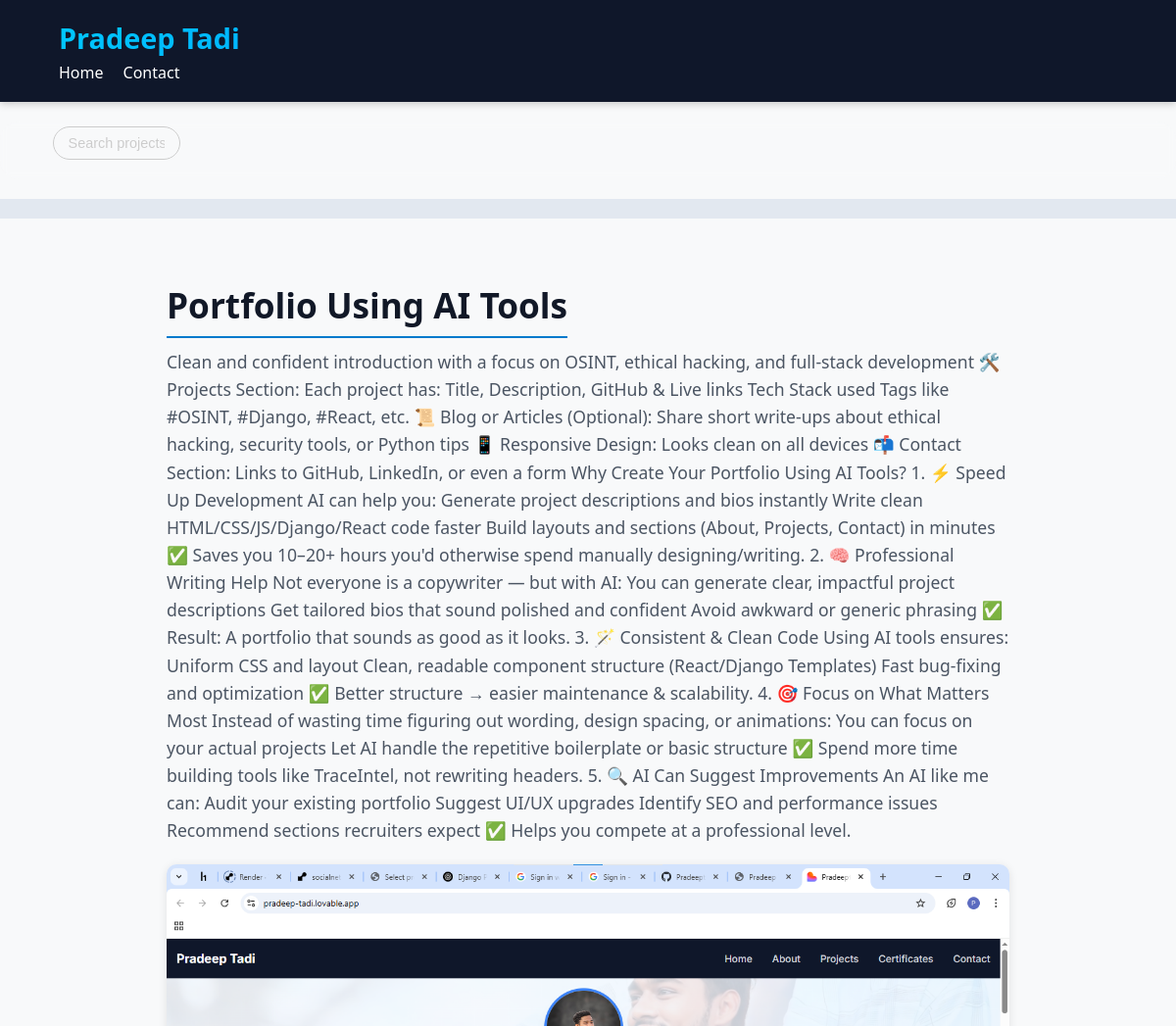
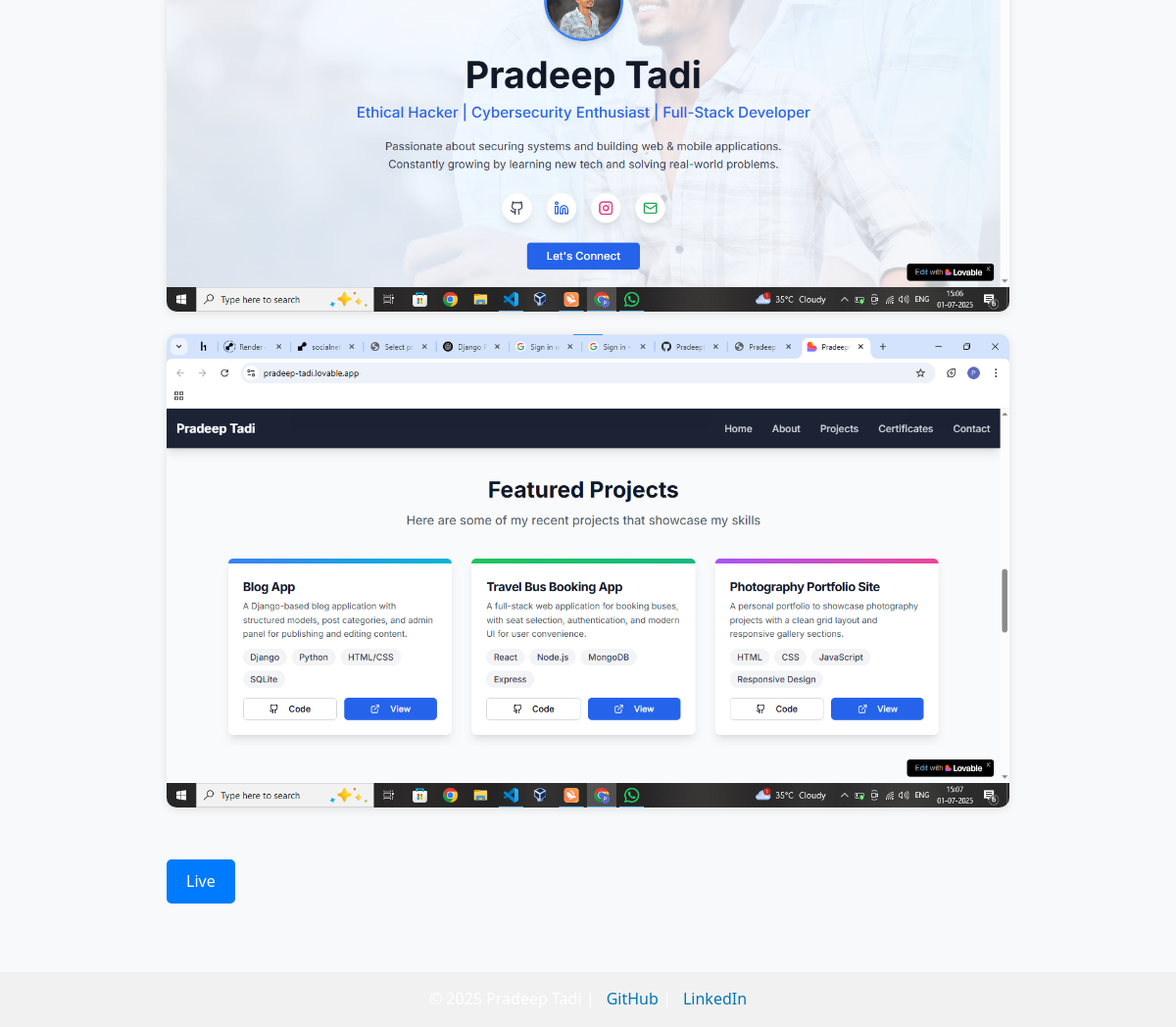
Screenshot of /projects/5/ with the database file from the repository (2 pictures, top to bottom).
### project/models.py (models this page shows, shortened)
class Project(models.Model):
    title = models.CharField(max_length=200)
    description = models.TextField()
    github_url = models.URLField(blank=True)
    live_url = models.URLField(blank=True)
    video = models.FileField(upload_to='videos/', blank=True, null=True)
    created_at = models.DateTimeField(auto_now_add=True)

class ProjectImage(models.Model):
    project = models.ForeignKey(Project, related_name='images', on_delete=models.CASCADE)
    image = models.ImageField(upload_to='project_images/')
    caption = models.CharField(max_length=255, blank=True)

### project/views.py (the view)
# urls.py: path('<int:pk>/', views.project_detail, name='project_detail'),
def project_detail(request, pk):
    project = get_object_or_404(Project, pk=pk)
    return render(request, 'project_detail.html', {'project': project})

### templates/project_detail.html (shortened to what this page needs)
{% load static %}
<!DOCTYPE html>
<html lang="en">
<head>
  <link rel="stylesheet" href="{% static 'css/style.css' %}">
  <link rel="stylesheet" href="{% static 'css/project_detail.css' %}">
</head>
<body>
<nav class="navbar">
  <div class="container">
    <div class="logo">Pradeep Tadi</div>
    <ul class="nav-links">
      <li><a href="/">Home</a></li>
      <li><a href="#contact">Contact</a></li>
    </ul>
  </div>
</nav>
<div class="search-bar">
  <form method="get" action="/">
    <input type="text" name="q" placeholder="Search projects..." value="{{ request.GET.q }}">
  </form>
</div>
<div class="scroll-container">
</div>
<div class="detail-container">
  <h1>{{ project.title }}</h1>
  <p>{{ project.description }}</p>
  <div class="detail-media">
    {% for img in project.images.all %}
      <img src="{{ img.image.url }}" alt="{{ project.title }} Image">
    {% endfor %}
  </div>
  <div class="project-links">
    {% if project.live_url %}<a href="{{ project.live_url }}" class="btn" target="_blank">Live</a>{% endif %}
  </div>
</div>
<footer>
  <div class="container">
    <p>© 2025 Pradeep Tadi |
      <a href="https://github.com/Pradeeptadi" target="_blank">GitHub</a> |
      <a href="https://www.linkedin.com/in/pradeep-tadi-025682289/" target="_blank">LinkedIn</a>
    </p>
  </div>
</footer>
</body>
</html>

### static/css/style.css (style rules this page uses)
* { margin: 0; padding: 0; box-sizing: border-box; }
body { font-family: 'Segoe UI', Tahoma, Geneva, Verdana, sans-serif; background-color: #fdfdfd; color: #222; line-height: 1.6; }
.container { width: 90%; max-width: 1200px; margin: 0 auto; }
.navbar { background-color: #0f172a; color: white; padding: 16px 0; box-shadow: 0 2px 8px rgba(0, 0, 0, 0.2); position: sticky; top: 0; z-index: 1000; }
.logo { font-size: 1.8rem; font-weight: bold; background: linear-gradient(to right, #00c6ff, #0072ff); -webkit-background-clip: text; -webkit-text-fill-color: transparent; animation: glow 3s ease-in-out infinite alternate; }
.nav-links { list-style: none; display: flex; gap: 20px; }
.nav-links a { color: white; text-decoration: none; font-weight: 500; transition: color 0.3s; }
.search-bar { display: flex; gap: 6px; background-color: rgba(255, 255, 255, 0.1); padding: 5px 10px; border-radius: 20px; backdrop-filter: blur(5px); }
.search-bar input[type="text"] { border: none; background: transparent; color: white; font-size: 0.9rem; padding: 5px; width: 120px; outline: none; }
.search-bar input::placeholder { color: #ccc; }
html, body { width: 100%; overflow-x: hidden; }
.project-links a, .btn { display: inline-block; margin-top: 10px; padding: 8px 12px; background-color: #007bff; color: white; text-decoration: none; border-radius: 5px; }
form input, form textarea { width: 100%; padding: 12px; margin-bottom: 15px; border: 1px solid #ccc; border-radius: 6px; font-size: 1rem; }
footer { background: #1e1e2f; color: white; text-align: center; padding: 20px; margin-top: 30px; }
footer a { color: #00cfff; text-decoration: none; margin-left: 8px; }

### static/css/project_detail.css (style rules this page uses)
body { font-family: 'Segoe UI', sans-serif; background-color: #f8f9fa; margin: 0; padding: 0; color: #333; }
.detail-container { max-width: 900px; margin: auto; padding: 30px 20px; }
.detail-container h1 { font-size: 2.2rem; margin-bottom: 10px; color: #111827; border-bottom: 2px solid #007acc; display: inline-block; padding-bottom: 4px; }
.detail-container p { font-size: 1.1rem; line-height: 1.6; color: #4b5563; }
.detail-media { margin: 20px 0; }
.detail-media img, .detail-media video { width: 100%; border-radius: 10px; margin-bottom: 15px; box-shadow: 0 2px 10px rgba(0, 0, 0, 0.1); }
.project-links { margin-top: 20px; }
.project-links a.btn { display: inline-block; padding: 10px 20px; background-color: #007bff; color: white; text-decoration: none; margin-right: 10px; border-radius: 5px; transition: background-color 0.3s ease; }
.search-bar { text-align: center; margin: 20px auto; }
.search-bar input[type="text"] { padding: 8px 15px; width: 60%; border-radius: 25px; border: 1px solid #ccc; outline: none; }
.scroll-container { display: flex; overflow-x: auto; gap: 15px; padding: 10px 20px; background-color: #e2e8f0; margin-bottom: 30px; scroll-behavior: smooth; }
footer { background-color: #f1f1f1; padding: 15px 0; text-align: center; margin-top: 40px; }
footer a { color: #0077b6; text-decoration: none; }

### rows the page displays
Project: title "Portfolio Using AI Tools", description "Clean and confident introduction with a focus on OSINT, ethical hacking, and full-stack development 🛠️ Projects Section: Each project has: Title, Description, GitHub & Live links Tech Stack used Tags like #OSINT, #Django, #React, etc. 📜 Blog or Articles (Optional): Share short write-ups about ethical hacking, security tools, or Python tips 📱 Responsive Design: Looks clean on all devices 📬 Contact Section: Links to GitHub, LinkedIn, or even a form Why Create Your Portfolio Using AI Tools? 1. ⚡ Speed Up Development AI can help you: Generate project descriptions and bios instantly Write clean HTML/CSS/JS/Django/React code faster Build layouts and sections (About, Projects, Contact) in minutes…"
ProjectImage: image (picture)
ProjectImage: image (picture)
